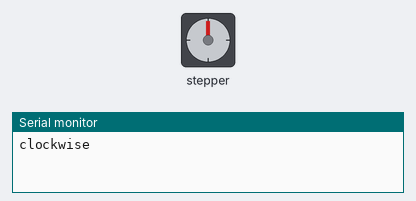
A sketch run on a simulated Arduino Uno, built with avr-gcc and run on an emulated ATmega328P. Parts: stepper motor, the last lines printed to the serial monitor. Stepper angles assume 512 steps per turn.

Above: at 0.05 s.
At 3.05 s:
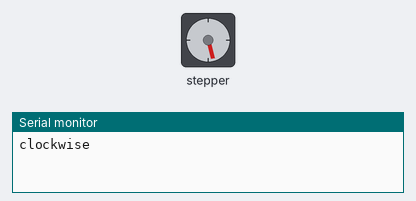
At 6.05 s:
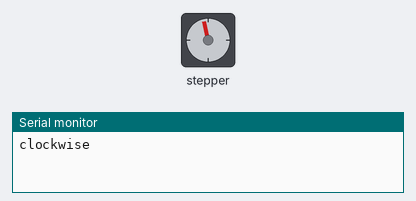
At 12.4 s:
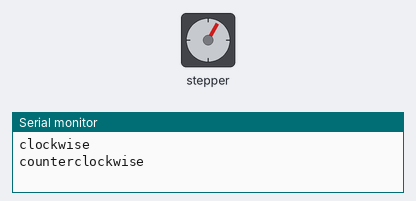
Timing chart, 0 to 17.1 s (numbered marks = the images above):
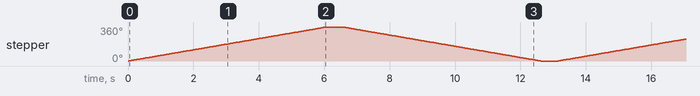

Measured:
- by itself, stepper: turns 360° clockwise in 6.0 s, then 360° counter-clockwise in 6.0 s, repeating every 13.1 s

The sketch:

microsoft_stepper_1.ino
```cpp
#include <Stepper.h>

const int stepsPerRevolution = 512;  // change this to fit the number of steps per revolution
                                     // for your motor

// initialize the stepper library on pins 8 through 11:
Stepper myStepper(stepsPerRevolution, 8,9,10,11);

void setup() {
  // put your setup code here, to run once:
  // set the speed at 60 rpm:
  myStepper.setSpeed(10);
  // initialize the serial port:
  Serial.begin(9600);
}

void loop() {
  // put your main code here, to run repeatedly:
  // step one revolution  in one direction:
  Serial.println("clockwise");
  myStepper.step(stepsPerRevolution);
  delay(500);

  // step one revolution in the other direction:
  Serial.println("counterclockwise");
  myStepper.step(-stepsPerRevolution);
  delay(500);
}
```
